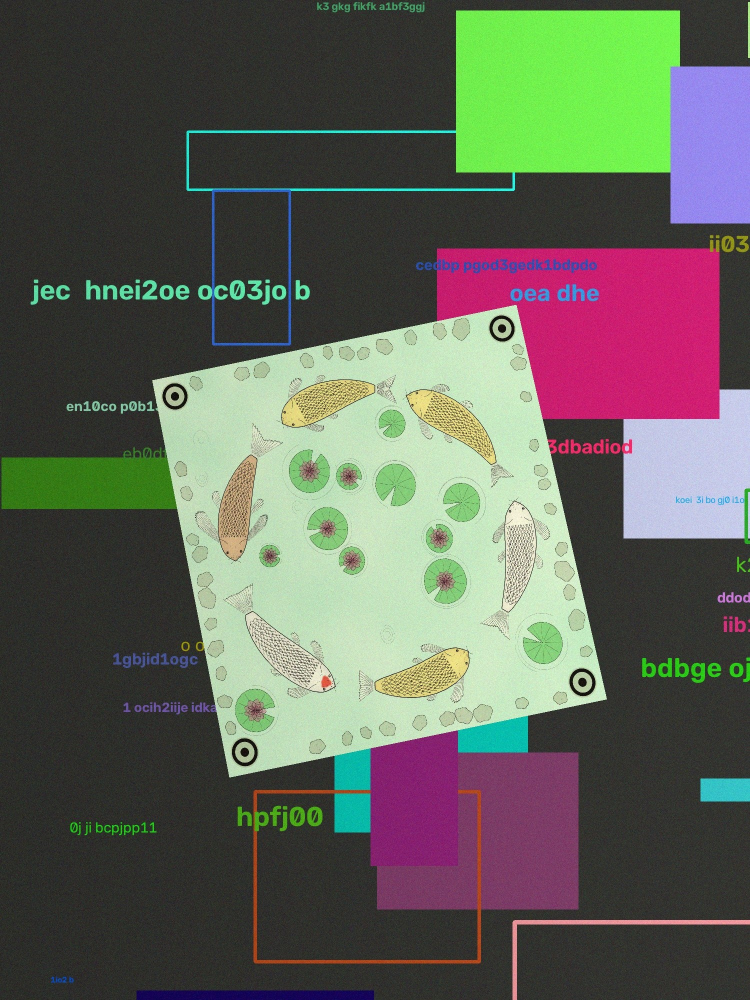
#> input picture android/fixtures/py_anchor_photo.jpg, 1500 x 2000 px (shown at 1/2 size); its folder holds only this picture in this run
$ python -i fish.py   (imports and definitions only)
#> lines starting #> are read from the running program, lines starting #| are printed output that depends on the picture; after the words box and inside, x2 and y2 are one past the last pixel; in counts of white or black regions, pixels touching at a corner belong together
"""Fishdraw-style plate: the payload lives in the shading hatches of the body scales.

Every coded scale carries a small group of hatch strokes on either its dorsal or its ventral
side; that choice is the bit. Both variants carry the same ink, so the drawing's tone is
untouched, and the decoder only compares local ink above vs below each scale centre.

Sync comes from the line work itself: the body outline, tail base, gill line and eye are
the only bold strokes, so keeping the darkest blurred strokes and filling what they enclose
gives the silhouette without the (thin-lined) fins. From it: nose, tail base, back vs belly,
then the scale grid in body coordinates (u: nose 0 -> tail 1, v: back -1 -> belly +1).
Per-column tracking on the scale outlines (identical in every scale, bit-free) then absorbs
perspective and paper curl.
"""
import numpy as np, cv2
from PIL import Image, ImageDraw, ImageFont
from scipy.ndimage import median_filter

W, H, SS = 1024, 640, 2
PAPER, INK = np.array([255., 250., 240.]), (24, 20, 18)  # floral white, near-black
BOLD, THIN = 3.6, 1.4  # the decoder tells silhouette lines from everything else by weight
# body shape ranges (the row schedule below is sized for the smallest body these allow)
L_RNG, HT_RNG, HB_RATIO, P_RNG = (660, 720), (165, 210), (.62, .8), (22, 32)
C_RNG, D_RNG, K_RNG = (.55, .75), (.6, .9), (.03, .07)
COLS, U0, U1 = 26, .25, .9    # coded scale columns span body fraction U0..U1
VM = .88                      # scales cover v in [-VM, VM]
DV_PX = 15                    # minimum scale height in px: below this the two hatch positions blur together
PEC_U, PEC_V = .37, .05       # scales under the pectoral fin (u < PEC_U, v > PEC_V) are hidden, not coded


def _profile(u, Hx, c, d, P, k):
    """Half-depth of the body: deepest forward of centre, pointed snout (k), tail stalk P."""
    u = np.clip(u, 0, 1)
    return Hx * np.sin(np.pi * u ** c) ** d * (1 - np.exp(-u / k)) + P * u ** 2


def _min_half(u):
    g = np.linspace(0, 1, 5)
    c, d = np.meshgrid(C_RNG[0] + g * np.ptp(C_RNG), D_RNG[0] + g * np.ptp(D_RNG))
    h = lambda Hx: min(_profile(u, Hx, ci, di, P_RNG[0], K_RNG[1]) for ci, di in zip(c.ravel(), d.ravel()))
    return (h(HT_RNG[0]) + h(HT_RNG[0] * HB_RATIO[0])) / 2


def _cells(cols):
    """(u, v, du, dv, col) of each scale in bit order: columns nose->tail, rows back->belly, odd columns staggered."""
    du = (U1 - U0) / COLS
    out = []
    for c in cols:
        n = int(2 * VM * _min_half(U0 + (c + .5) * du) / DV_PX - .5)
        dv = 2 * VM / (n + .5)
        out += [(U0 + (c + .5) * du, -VM + (j + .5 + .5 * (c % 2)) * dv, du, dv, c) for j in range(n)]
    return np.array(out)


_ALL = _cells(range(COLS))
_HID = (_ALL[:, 0] < PEC_U) & (_ALL[:, 1] > PEC_V)
CELLS = _ALL[~_HID]
EXTRA = np.vstack([_ALL[_HID], _cells(range(COLS, COLS + 3))])  # decorative: under the pectoral, near the tail
PAYLOAD_BYTES = 24
PARITY_BYTES = len(CELLS) // 8 - PAYLOAD_BYTES
CODE_BITS = len(CELLS) // 8 * 8  # leftover scales get filler bits


# [27 lines left out: functions _resample, _wobble, _smooth, not called in this run]


_SYL = ['pa', 'che', 'ri', 'cto', 'lu', 'mae', 'thy', 'gno', 'sca', 'pel', 'ori', 'chro', 'bra', 'sti', 'dae',
        'myx', 'lo', 'pho', 'ce', 'nu', 'ty', 'gra', 'phi', 'ae']


# [211 lines left out: functions _name, encode, _render, not called in this run]


# --- decoder -----------------------------------------------------------------------------

def _odd(k):
    return int(k) | 1


def _ink(img):
    g = cv2.cvtColor(img, cv2.COLOR_RGB2GRAY).astype(np.float32) + 1
    k = _odd(max(7, min(g.shape) // 30))  # wider than a blurred line
    return np.clip(1 - g / cv2.morphologyEx(g, cv2.MORPH_CLOSE, np.ones((k, k), np.uint8)), 0, 1)


def _body(img):
    """Bold line work -> (body mask, nose tip, tail-base centre)."""
    h, w = img.shape[:2]
    b = cv2.GaussianBlur(_ink(img), (0, 0), max(1., min(h, w) / 400))
    bold = (b > .5 * np.percentile(b, 99.7)).astype(np.uint8)  # thin strokes blur to grey, bold stay dark
    k = _odd(max(3, min(h, w) // 160))
    bold = cv2.morphologyEx(bold, cv2.MORPH_CLOSE, cv2.getStructuringElement(cv2.MORPH_ELLIPSE, (k, k)))
    _, lab = cv2.connectedComponents(1 - bold, connectivity=4)  # fill whatever the bold lines enclose
    border = np.unique(np.concatenate([lab[0], lab[-1], lab[:, 0], lab[:, -1]]))
    m = (bold | ~np.isin(lab, border)).astype(np.uint8)
    m = cv2.morphologyEx(m, cv2.MORPH_OPEN, cv2.getStructuringElement(cv2.MORPH_ELLIPSE, (2 * k + 1,) * 2))
    n, lab, st, _ = cv2.connectedComponentsWithStats(m, connectivity=4)
    if n < 2:
        return None
    m = (lab == 1 + np.argmax(st[1:, cv2.CC_STAT_AREA])).astype(np.uint8)
    if m.sum() < .01 * h * w:
        return None

    ys, xs = np.nonzero(m)
    P = np.stack([xs, ys], 1).astype(np.float64)
    mu = P.mean(0)
    e1 = np.linalg.svd(P - mu, full_matrices=False)[2][0]
    s, t = (P - mu) @ e1, (P - mu) @ [-e1[1], e1[0]]
    span = np.ptp(s)
    width = lambda a: np.ptp(t[np.abs(s - a) < .01 * span])
    fr = (.05, .1, .15, .2)
    if sum(width(s.min() + f * span) for f in fr) < sum(width(s.max() - f * span) for f in fr):  # head end is deeper
        e1 = -e1
    for _ in range(2):  # nose tip and tail-base centre, pushed out to the extreme along the axis
        s = (P - mu) @ e1
        a, b = s < s.min() + .005 * span, s > s.max() - .01 * span
        nose = P[a].mean(0) + (s.min() - s[a].mean()) * e1
        ped = P[b].mean(0) + (s.max() - s[b].mean()) * e1
        e1 = (ped - nose) / np.linalg.norm(ped - nose)
    return m, nose, ped


# [15 lines left out: function _frame, not called in this run]


# templates, in cell units relative to the scale centre: (du offsets, dv offsets), shape (curves, points)
_HT = np.radians(np.linspace(40, 80, 6))
_RR = np.repeat([.45, .6, .75], len(_HT))
HATCH = (np.broadcast_to(-.55 + _RR * np.cos(np.tile(_HT, 3)), (2, len(_RR))),
         np.array([[-1], [1]]) * .5 * _RR * np.sin(np.tile(_HT, 3)))  # dorsal group, ventral group
_AT = np.radians(np.linspace(-80, 80, 9))
ARC = ((-.55 + np.cos(_AT))[None], (.5 * np.sin(_AT))[None])  # the scale outline: same in every scale, bit-free
# local grid tracking per column: shift along u (x du), slant (x du per unit v), shift along v (x dv),
# stretch along v (x dv per unit v)
_COMBOS = np.stack(np.meshgrid(*[np.linspace(-r, r, n) for r, n in [(.35, 7), (.3, 5), (.25, 5), (.3, 5)]],
                               indexing='ij'), -1).reshape(-1, 4)
_COL = CELLS[:, 4].astype(int)
_STARTS = np.searchsorted(_COL, np.arange(COLS + 1))


# [12 lines left out: function _sample, not called in this run]


def decode(img):
    b = _body(img)
    if b is None:
        return None
    m, nose, ped = b
    m = m.astype(np.float32)
    L = np.linalg.norm(ped - nose)
    ink = cv2.GaussianBlur(_ink(img), (0, 0), max(.7, .05 * CELLS[0, 2] * L))  # widen capture a little
    # alignment always maximises ink on the scale outlines (bit-free); the bits are read afterwards
    # 1) global: slide the nose along the perpendicular (its tip is the least certain landmark)
    perp = np.array([-(ped - nose)[1], (ped - nose)[0]]) / L
    frame = max((_frame(m, nose + d * perp, ped) for d in np.linspace(-.03, .03, 13) * L),
                key=lambda f: _sample(ink, f, CELLS, np.zeros(4), ARC).mean())
    # 2) local: perspective / paper curl bend the columns; track each column's shift, slant and
    #    stretch, coarse then fine around the coarse answer
    off = np.zeros((COLS, 4))
    for step in (1, .4):
        off = np.array([o + _COMBOS[np.argmax(_sample(ink, frame, CELLS[a:b], o + step * _COMBOS[:, None], ARC)
                                              .mean((-1, -2)))] * step if b > a else o
                        for o, a, b in zip(off, _STARTS[:-1], _STARTS[1:])])
        off = median_filter(off, size=(3, 1), mode='nearest')  # one noisy column can't drag the grid
    r = _sample(ink, frame, CELLS, off[_COL], HATCH)
    return (r[:CODE_BITS, 0] > r[:CODE_BITS, 1]).astype(np.uint8), []


# [8 lines not run here, left out]

>>> import cv2
>>> picture = cv2.cvtColor(cv2.imread('android/fixtures/py_anchor_photo.jpg'), cv2.COLOR_BGR2RGB)
>>> result = decode(picture)
#> in _ink, `g = cv2.cvtColor(img, cv2.COLOR_RGB2GRAY).astype(np.float32) + 1`:
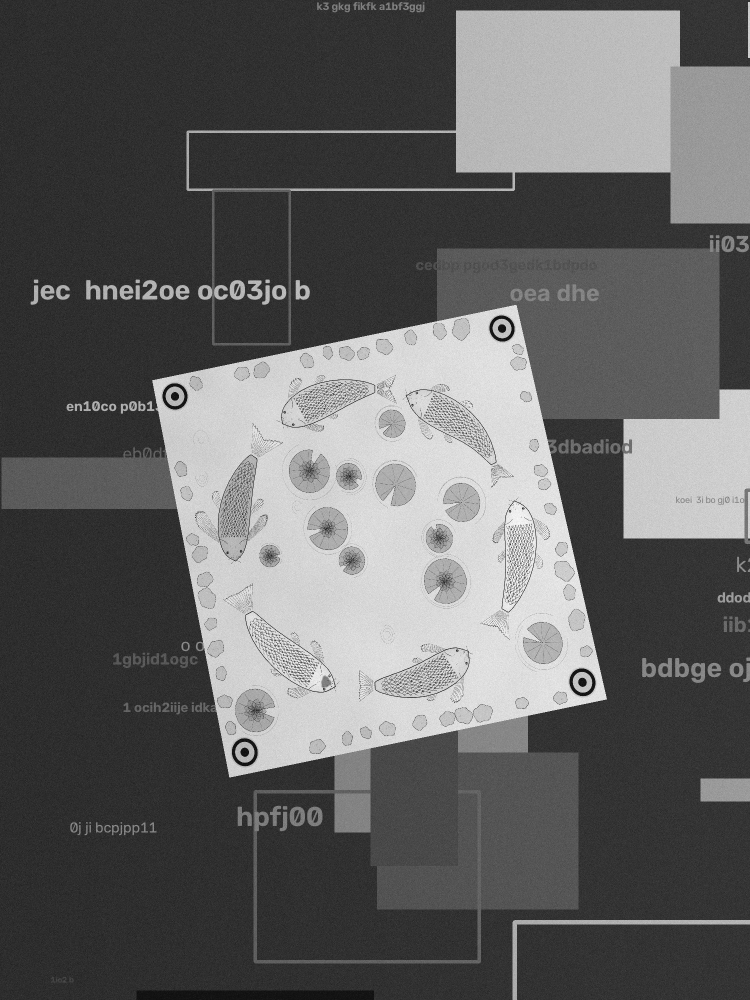
#> g: shape (2000, 1500) float32 (shown at 1/2 size); min 1, max 254, mean 97.7
#> in _ink, `return np.clip(1 - g / cv2.morphologyEx(g, cv2.MORPH_CLOSE, np.ones((k..`:
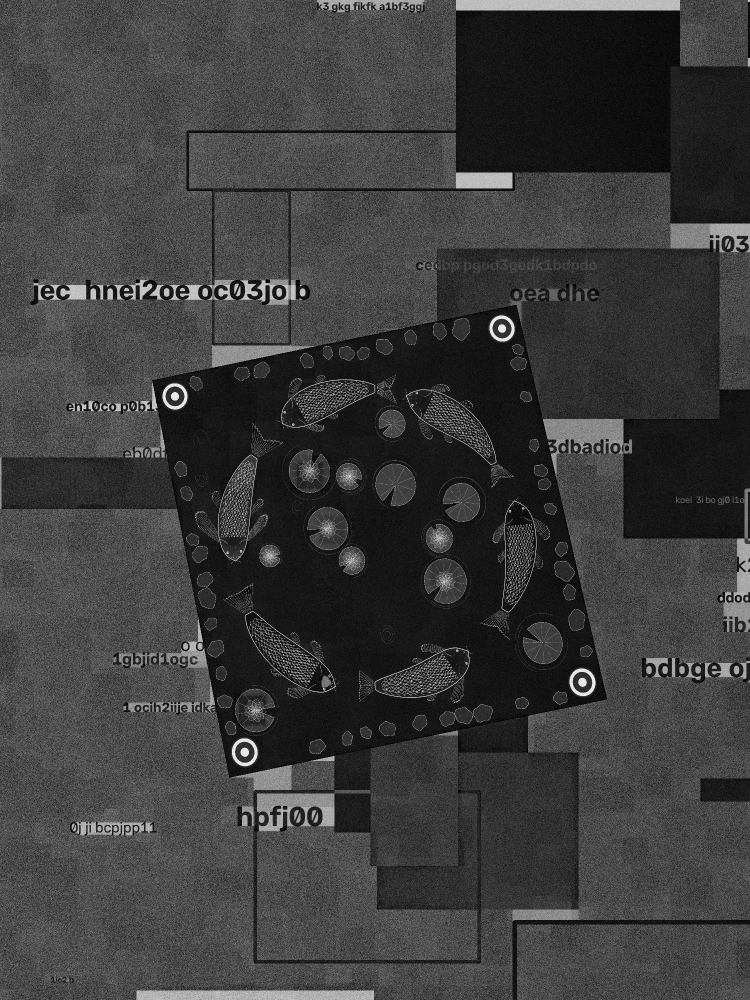
#> returned value: shape (2000, 1500) float32 (shown at 1/2 size); min 0, max 0.996, mean 0.243
#> in _body, `bold = (b > .5 * np.percentile(b, 99.7)).astype(np.uint8)`:
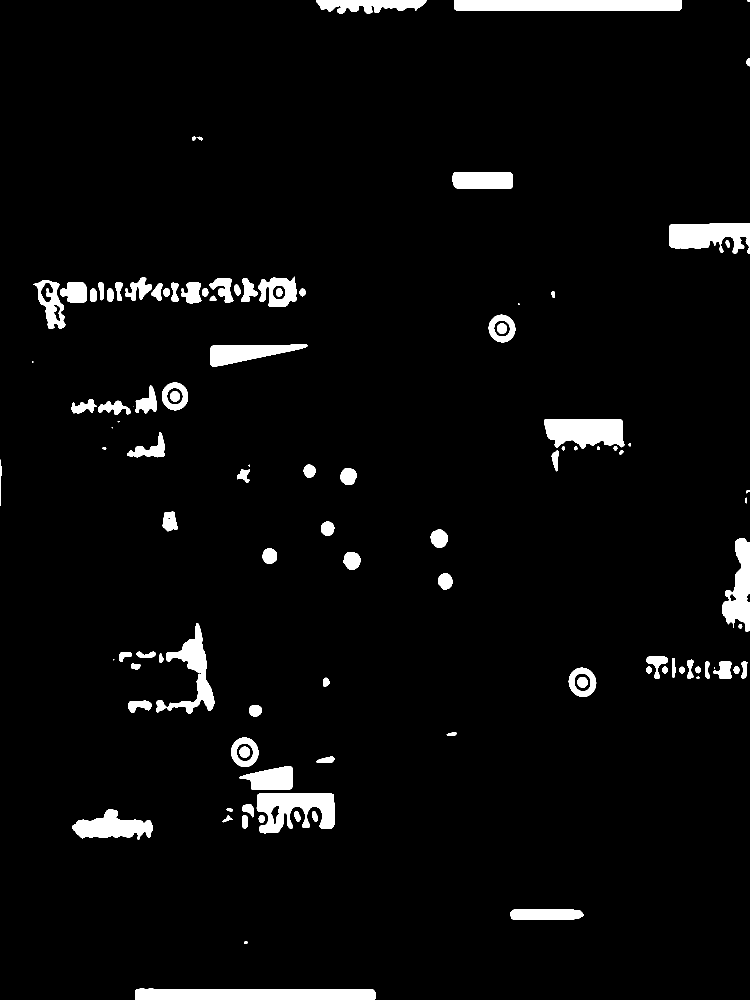
#> bold: shape (2000, 1500) (shown at 1/2 size); values 0 (black) and 1 (white), 4.1% white; 109 white regions (8 under 20 px), largest, box (x1, y1, x2, y2) and area: (270, 1977, 751, 2000) 10330, (908, 0, 1364, 22) 9966, (513, 1587, 669, 1667) 7892
#> in _body, `bold = cv2.morphologyEx(bold, cv2.MORPH_CLOSE, cv2.getStructuringEleme..`: bold: shape (2000, 1500); values 0 (black) and 1 (white), 4.4% white; 66 white regions (8 under 20 px), largest, box (x1, y1, x2, y2) and area: (478, 1532, 669, 1667) 13977, (270, 1977, 751, 2000) 10330, (908, 0, 1364, 22) 9966
#> in _body, `_, lab = cv2.connectedComponents(1 - bold, connectivity=4)`:
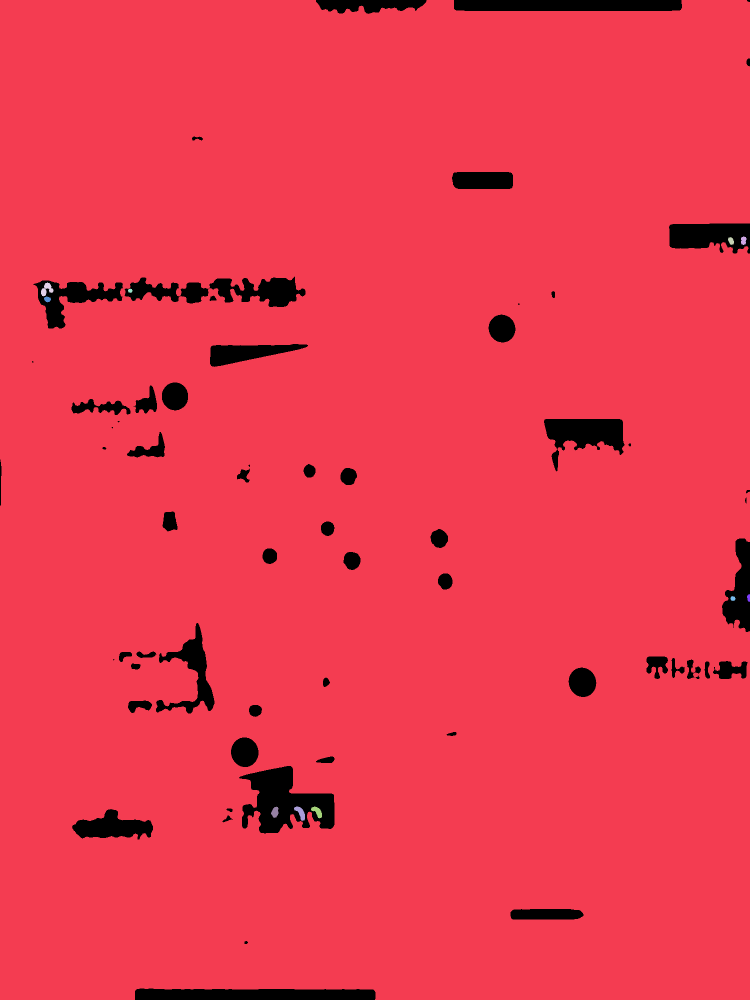
#> lab: shape (2000, 1500) int32 (shown at 1/2 size); 12 distinct labels, from 0 to 11; one colour per label, 0 black
#> in _body, `border = np.unique(np.concatenate([lab[0], lab[-1], lab[:, 0], lab[:, ..`: border = [0, 1, 7]
#> in _body, `m = (bold | ~np.isin(lab, border)).astype(np.uint8)`: m: shape (2000, 1500); values 0 (black) and 1 (white), 4.4% white; 66 white regions (8 under 20 px), largest, box (x1, y1, x2, y2) and area: (478, 1532, 669, 1667) 14807, (270, 1977, 751, 2000) 10330, (908, 0, 1364, 22) 9966
#> in _body, `m = cv2.morphologyEx(m, cv2.MORPH_OPEN, cv2.getStructuringElement(cv2...`: m: shape (2000, 1500); values 0 (black) and 1 (white), 3.8% white; 40 white regions, largest, box (x1, y1, x2, y2) and area: (499, 1532, 669, 1667) 13361, (270, 1977, 751, 2000) 10312, (908, 0, 1364, 22) 9937
#> in _body, `n, lab, st, _ = cv2.connectedComponentsWithStats(m, connectivity=4)`:
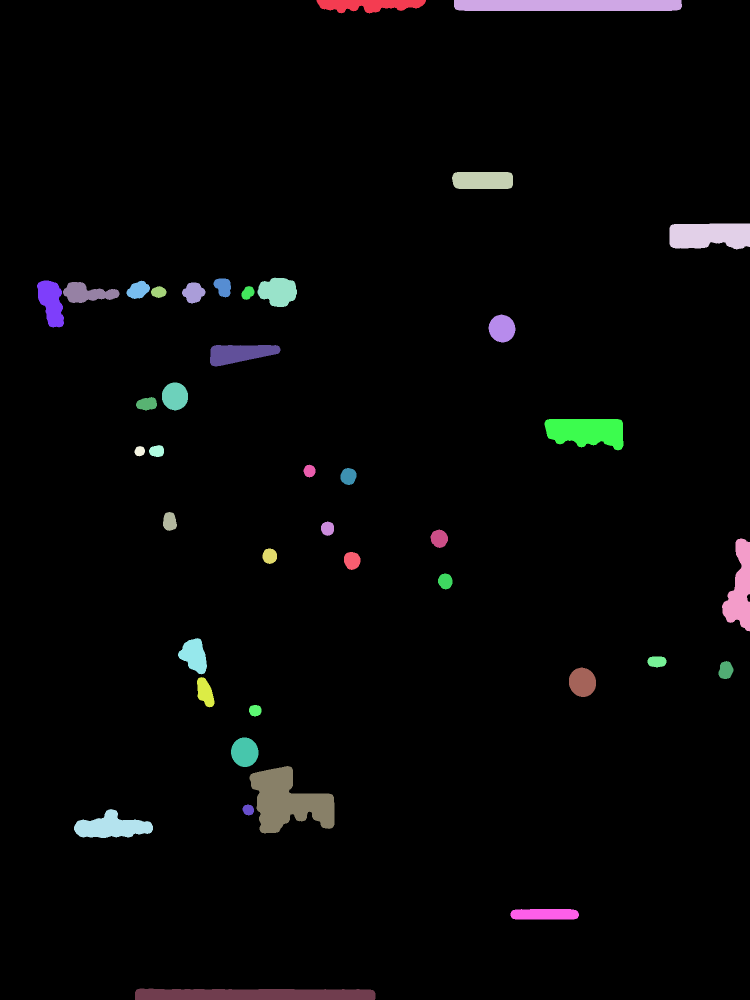
#> lab: shape (2000, 1500) int32 (shown at 1/2 size); 41 distinct labels, from 0 to 40; one colour per label, 0 black
#> in _body, `n, lab, st, _ = cv2.connectedComponentsWithStats(m, connectivity=4)`: n = 41; st = 41 rows, first 6: [0, 0, 1500, 2000, 2886594], [633, 0, 219, 27, 4057], [908, 0, 456, 22, 9937], [904, 344, 122, 34, 4000], [1339, 447, 161, 52, 7411], [515, 555, 79, 59, 3455]
#> in _body, `m = (lab == 1 + np.argmax(st[1:, cv2.CC_STAT_AREA])).astype(np.uint8)`:
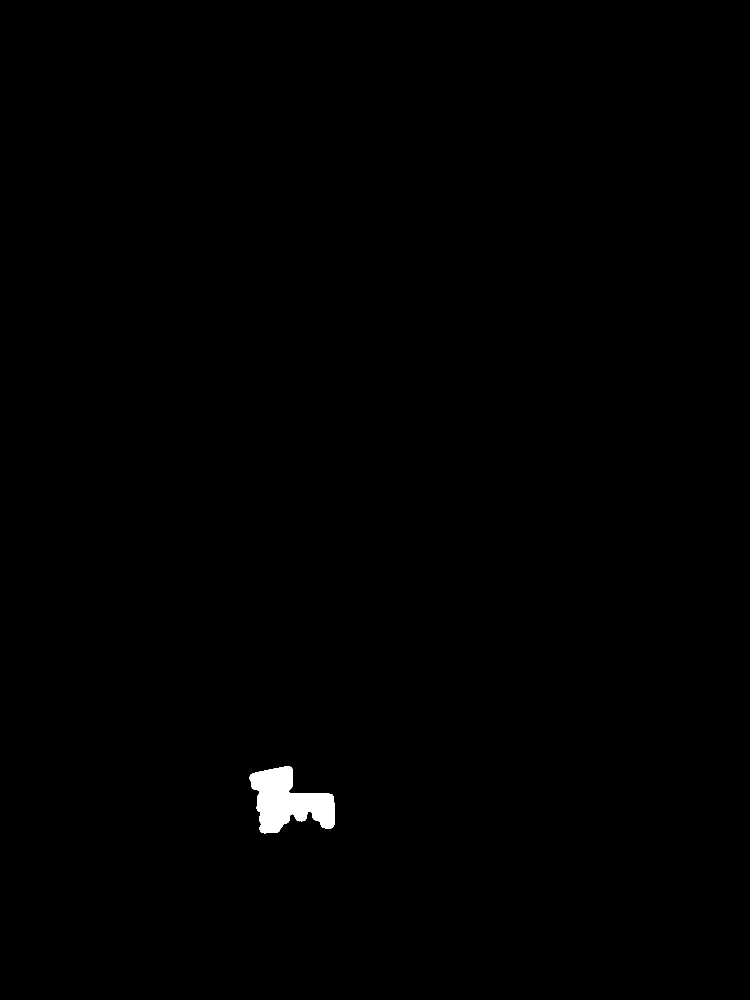
#> m: shape (2000, 1500) (shown at 1/2 size); values 0 (black) and 1 (white), 0.45% white; 1 white region, box (x1, y1, x2, y2) and area: (499, 1532, 669, 1667) 13361
